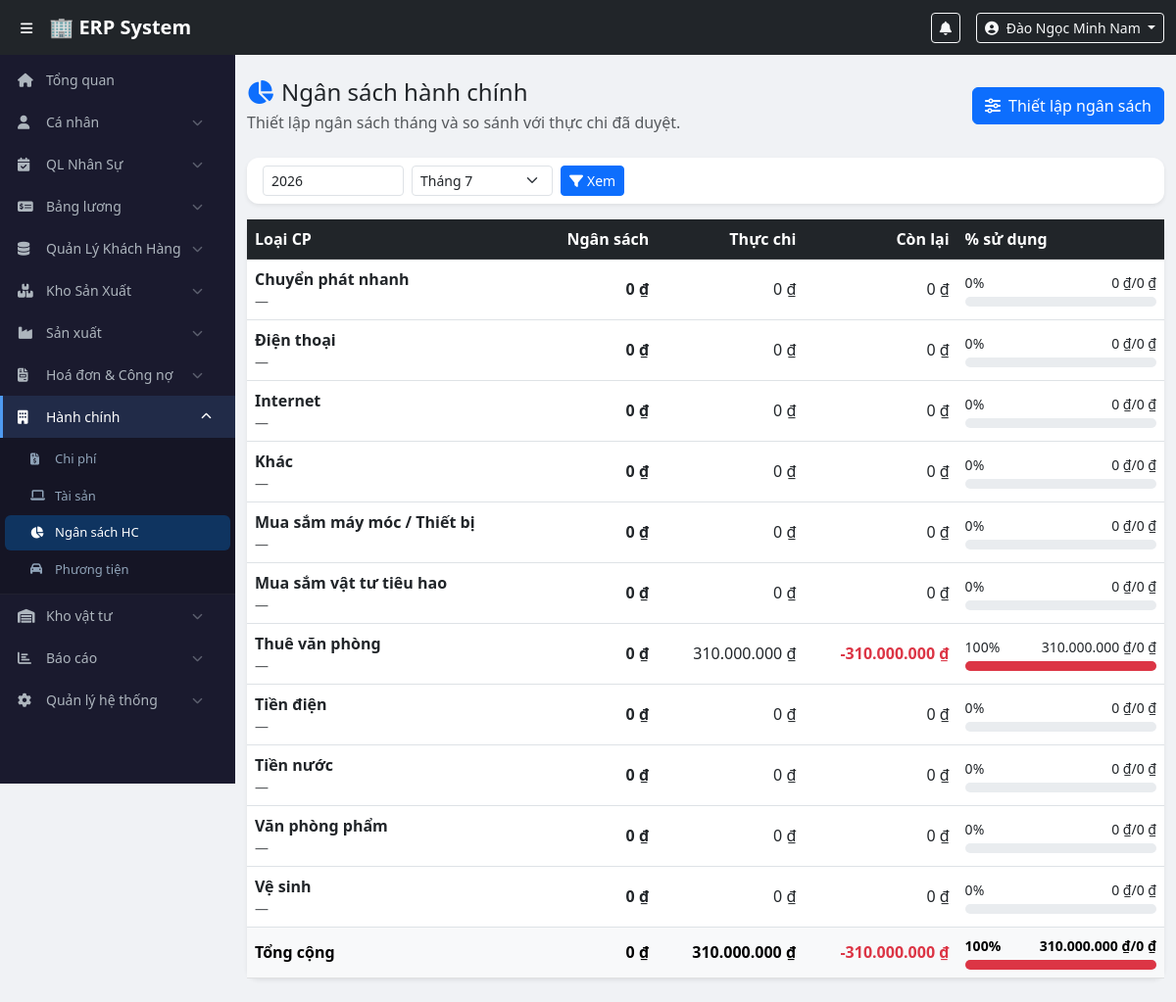
Page /modules/admin/budget.php (signed in) on the committed database.
### tables this page shows
CREATE TABLE `expense_categories` (
  `id` int(11) NOT NULL,
  `category_name` varchar(200) NOT NULL,
  `is_active` tinyint(1) DEFAULT 1
);

### config/functions.php (called while the page is built, shortened)
<?php
function getExpenseCategories($pdo) {
    try {
        $sql = "SELECT id, category_name FROM expense_categories WHERE is_active = 1 ORDER BY category_name";
        $categories = $pdo->query($sql)->fetchAll(PDO::FETCH_ASSOC);
        if (!empty($categories)) {
            return $categories;
        }
        $pdo->exec("INSERT IGNORE INTO expense_categories (id, category_name) VALUES
            (1,'Tiền điện'),(2,'Tiền nước'),(3,'Internet'),(4,'Điện thoại'),
            (5,'Thuê văn phòng'),(6,'Chuyển phát nhanh'),(7,'Văn phòng phẩm'),
            (8,'Vệ sinh'),(9,'Mua sắm máy móc / Thiết bị'),(10,'Mua sắm vật tư tiêu hao'),(11,'Khác')");
        return $pdo->query($sql)->fetchAll(PDO::FETCH_ASSOC);
    } catch (Throwable $e) {
        return [];
    }
}
function fetchAllSafe(PDO $pdo, string $sql, array $params = []): array {
    try {
        $stmt = $pdo->prepare($sql);
        $stmt->execute($params);
        return $stmt->fetchAll(PDO::FETCH_ASSOC) ?: [];
    } catch (Throwable $e) {
        return [];
    }
}
function e($value): string {
    return htmlspecialchars((string) ($value ?? ''), ENT_QUOTES | ENT_SUBSTITUTE, 'UTF-8');
}
function formatCurrency($amount): string {
    return number_format((float)$amount, 0, ',', '.') . ' ₫';
}
?>

### modules/admin/budget.php (the view, shortened to what this page needs)
<?php
require_once $_SERVER['DOCUMENT_ROOT'] . '/erp/config/database.php';
require_once $_SERVER['DOCUMENT_ROOT'] . '/erp/config/functions.php';
$pdo = getDBConnection();
$errors = [];
$selectedYear = (int)($_GET['year'] ?? date('Y'));
$selectedMonth = (int)($_GET['month'] ?? date('n'));
$categories = getExpenseCategories($pdo);
$budgetByCategory = [];
$startDate = sprintf('%04d-%02d-01', $selectedYear, $selectedMonth);
$endDate = date('Y-m-t', strtotime($startDate));
$actualRows = fetchAllSafe(
    $pdo,
    "SELECT category_id, COALESCE(SUM(amount), 0) AS actual_amount
     FROM expense_requests
     WHERE status = 'approved' AND expense_date BETWEEN ? AND ?
     GROUP BY category_id",
    [$startDate, $endDate]
);
$actualByCategory = [];
foreach ($actualRows as $row) {
    $actualByCategory[(int)$row['category_id']] = (float)$row['actual_amount'];
}
$rows = [];
$totalBudget = 0;
$totalActual = 0;
foreach ($categories as $category) {
    $categoryId = (int)$category['id'];
    $budgetAmount = (float)($budgetByCategory[$categoryId]['budget_amount'] ?? 0);
    $actualAmount = (float)($actualByCategory[$categoryId] ?? 0);
    $remaining = $budgetAmount - $actualAmount;
    $usage = $budgetAmount > 0 ? round(($actualAmount / $budgetAmount) * 100, 2) : ($actualAmount > 0 ? 100 : 0);
    $rows[] = [
        'id' => $categoryId,
        'category_name' => $category['category_name'],
        'budget' => $budgetAmount,
        'actual' => $actualAmount,
        'remaining' => $remaining,
        'usage' => $usage,
        'note' => $budgetByCategory[$categoryId]['note'] ?? '',
    ];
    $totalBudget += $budgetAmount;
    $totalActual += $actualAmount;
}
$totalRemaining = $totalBudget - $totalActual;
$totalUsage = $totalBudget > 0 ? round(($totalActual / $totalBudget) * 100, 2) : ($totalActual > 0 ? 100 : 0);
$showForm = !empty($errors) || isset($_GET['show_form']);
include $_SERVER['DOCUMENT_ROOT'] . '/erp/includes/header.php';
include $_SERVER['DOCUMENT_ROOT'] . '/erp/includes/sidebar.php';
?>
<div class="main-content">
    <div class="container-fluid py-4">
        <div class="d-flex flex-wrap justify-content-between align-items-center gap-2 mb-4">
            <div>
                <h4 class="mb-1"><i class="fas fa-chart-pie me-2 text-primary"></i>Ngân sách hành chính</h4>
                <p class="text-muted mb-0">Thiết lập ngân sách tháng và so sánh với thực chi đã duyệt.</p>
            </div>
            <button class="btn btn-primary" type="button" data-bs-toggle="collapse" data-bs-target="#budget-form-card" aria-expanded="<?= $showForm ? 'true' : 'false' ?>" <?= $categories ? '' : 'disabled' ?>>
                <i class="fas fa-sliders-h me-1"></i> Thiết lập ngân sách
            </button>
        </div>
        <div class="card border-0 shadow-sm mb-3">
            <div class="card-body py-2">
                <form method="get" class="row g-2 align-items-center">
                    <div class="col-md-2"><input type="number" name="year" min="2000" max="2100" class="form-control form-control-sm" value="<?= $selectedYear ?>"></div>
                    <div class="col-md-2"><select name="month" class="form-select form-select-sm"><?php for ($m = 1; $m <= 12; $m++): ?><option value="<?= $m ?>" <?= $selectedMonth === $m ? 'selected' : '' ?>>Tháng <?= $m ?></option><?php endfor; ?></select></div>
                    <div class="col-auto"><button type="submit" class="btn btn-sm btn-primary"><i class="fas fa-filter me-1"></i>Xem</button></div>
                </form>
            </div>
        </div>
        <div class="card border-0 shadow-sm">
            <div class="table-responsive">
                <table class="table table-hover align-middle mb-0">
                    <thead class="table-dark">
                        <tr>
                            <th>Loại CP</th><th class="text-end">Ngân sách</th><th class="text-end">Thực chi</th><th class="text-end">Còn lại</th><th>% sử dụng</th>
                        </tr>
                    </thead>
                    <tbody>
                    <?php if (!$rows): ?>
                        <tr><td colspan="5" class="text-center text-muted py-4">Chưa có dữ liệu ngân sách.</td></tr>
                    <?php else: ?>
                        <?php foreach ($rows as $row): ?>
                            <?php $usageBar = min(100, max(0, $row['usage'])); $barClass = $row['usage'] >= 100 ? 'bg-danger' : ($row['usage'] >= 80 ? 'bg-warning' : 'bg-success'); ?>
                            <tr>
                                <td><div class="fw-semibold"><?= e($row['category_name']) ?></div><div class="small text-muted"><?= e($row['note'] ?: '—') ?></div></td>
                                <td class="text-end fw-semibold"><?= e(formatCurrency($row['budget'])) ?></td>
                                <td class="text-end"><?= e(formatCurrency($row['actual'])) ?></td>
                                <td class="text-end <?= $row['remaining'] < 0 ? 'text-danger fw-semibold' : '' ?>"><?= e(formatCurrency($row['remaining'])) ?></td>
                                <td>
                                    <div class="d-flex justify-content-between small mb-1"><span><?= e(number_format($row['usage'], 0, ',', '.')) ?>%</span><span><?= e(formatCurrency($row['actual'])) ?>/<?= e(formatCurrency($row['budget'])) ?></span></div>
                                    <div class="progress" style="height:10px;"><div class="progress-bar <?= $barClass ?>" style="width: <?= $usageBar ?>%"></div></div>
                                </td>
                            </tr>
                        <?php endforeach; ?>
                    <?php endif; ?>
                    </tbody>
                    <tfoot class="table-light">
                        <tr>
                            <th>Tổng cộng</th>
                            <th class="text-end"><?= e(formatCurrency($totalBudget)) ?></th>
                            <th class="text-end"><?= e(formatCurrency($totalActual)) ?></th>
                            <th class="text-end <?= $totalRemaining < 0 ? 'text-danger' : '' ?>"><?= e(formatCurrency($totalRemaining)) ?></th>
                            <th>
                                <div class="d-flex justify-content-between small mb-1"><span><?= e(number_format($totalUsage, 0, ',', '.')) ?>%</span><span><?= e(formatCurrency($totalActual)) ?>/<?= e(formatCurrency($totalBudget)) ?></span></div>
                                <div class="progress" style="height:10px;"><div class="progress-bar <?= $totalUsage >= 100 ? 'bg-danger' : ($totalUsage >= 80 ? 'bg-warning' : 'bg-success') ?>" style="width: <?= min(100, max(0, $totalUsage)) ?>%"></div></div>
                            </th>
                        </tr>
                    </tfoot>
                </table>
            </div>
        </div>
    </div>
</div>
<?php include $_SERVER['DOCUMENT_ROOT'] . '/erp/includes/footer.php';

### assets/css/style.css (style rules this page uses)
body { padding-top: 56px; background: #f0f2f5; font-family: 'Segoe UI', sans-serif; }
.main-content { margin-left: 240px; transition: margin-left 0.3s; min-height: calc(100vh - 56px); }
.card { border-radius: 12px !important; }

### rows in the picture
expense_categories: category_name "Chuyển phát nhanh", note "—", budget "0 ₫", actual "0 ₫", remaining "0 ₫", usage "0"
expense_categories: category_name "Điện thoại", note "—", budget "0 ₫", actual "0 ₫", remaining "0 ₫", usage "0"
expense_categories: category_name "Internet", note "—", budget "0 ₫", actual "0 ₫", remaining "0 ₫", usage "0"
expense_categories: category_name "Khác", note "—", budget "0 ₫", actual "0 ₫", remaining "0 ₫", usage "0"
expense_categories: category_name "Mua sắm máy móc / Thiết bị", note "—", budget "0 ₫", actual "0 ₫", remaining "0 ₫", usage "0"
expense_categories: category_name "Mua sắm vật tư tiêu hao", note "—", budget "0 ₫", actual "0 ₫", remaining "0 ₫", usage "0"
expense_categories: category_name "Thuê văn phòng", note "—", budget "0 ₫", actual "310.000.000 ₫", remaining "-310.000.000 ₫", usage "100"
expense_categories: category_name "Tiền điện", note "—", budget "0 ₫", actual "0 ₫", remaining "0 ₫", usage "0"
expense_categories: category_name "Tiền nước", note "—", budget "0 ₫", actual "0 ₫", remaining "0 ₫", usage "0"
expense_categories: category_name "Văn phòng phẩm", note "—", budget "0 ₫", actual "0 ₫", remaining "0 ₫", usage "0"
expense_categories: category_name "Vệ sinh", note "—", budget "0 ₫", actual "0 ₫", remaining "0 ₫", usage "0"

### other values in the picture
$user['full_name'] "Đào Ngọc Minh Nam"
formatCurrency($totalBudget) "0 ₫"
formatCurrency($totalActual) "310.000.000 ₫"
formatCurrency($totalRemaining) "-310.000.000 ₫"
$totalUsage "100"
